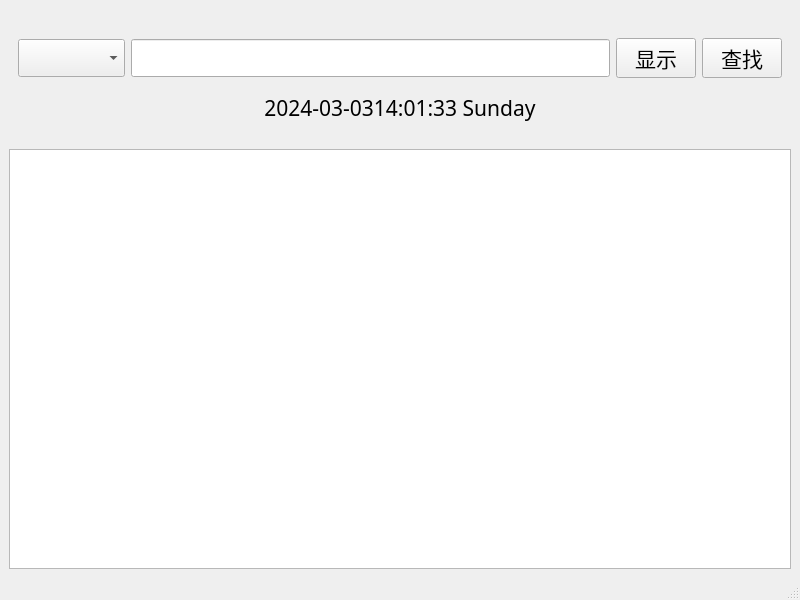
<?xml version="1.0" encoding="UTF-8"?>
<ui version="4.0">
 <class>MainWindow</class>
 <widget class="QMainWindow" name="MainWindow">
  <property name="geometry">
   <rect>
    <x>0</x>
    <y>0</y>
    <width>800</width>
    <height>600</height>
   </rect>
  </property>
  <property name="windowTitle">
   <string>查询界面</string>
  </property>
  <widget class="QWidget" name="centralwidget">
   <layout class="QGridLayout" name="gridLayout">
    <item row="0" column="0">
     <spacer name="verticalSpacer_2">
      <property name="orientation">
       <enum>Qt::Vertical</enum>
      </property>
      <property name="sizeType">
       <enum>QSizePolicy::Fixed</enum>
      </property>
      <property name="sizeHint" stdset="0">
       <size>
        <width>20</width>
        <height>20</height>
       </size>
      </property>
     </spacer>
    </item>
    <item row="3" column="0">
     <spacer name="verticalSpacer_3">
      <property name="orientation">
       <enum>Qt::Vertical</enum>
      </property>
      <property name="sizeType">
       <enum>QSizePolicy::Fixed</enum>
      </property>
      <property name="sizeHint" stdset="0">
       <size>
        <width>20</width>
        <height>20</height>
       </size>
      </property>
     </spacer>
    </item>
    <item row="2" column="0">
     <widget class="QLabel" name="timeLabel">
      <property name="font">
       <font>
        <family>Microsoft YaHei</family>
        <pointsize>16</pointsize>
       </font>
      </property>
      <property name="text">
       <string>2024-03-0314:01:33 Sunday</string>
      </property>
      <property name="alignment">
       <set>Qt::AlignCenter</set>
      </property>
     </widget>
    </item>
    <item row="1" column="0">
     <widget class="QWidget" name="widget" native="true">
      <layout class="QHBoxLayout" name="horizontalLayout">
       <item>
        <widget class="QComboBox" name="comboBox">
         <property name="enabled">
          <bool>true</bool>
         </property>
         <property name="sizeIncrement">
          <size>
           <width>20</width>
           <height>40</height>
          </size>
         </property>
         <property name="font">
          <font>
           <family>Microsoft YaHei</family>
           <pointsize>16</pointsize>
          </font>
         </property>
         <property name="inputMethodHints">
          <set>Qt::ImhNone</set>
         </property>
        </widget>
       </item>
       <item>
        <widget class="QLineEdit" name="lineEdit">
         <property name="font">
          <font>
           <family>Microsoft YaHei</family>
           <pointsize>16</pointsize>
          </font>
         </property>
         <property name="text">
          <string/>
         </property>
         <property name="maxLength">
          <number>90</number>
         </property>
        </widget>
       </item>
       <item>
        <widget class="QPushButton" name="showBtn">
         <property name="font">
          <font>
           <family>Microsoft YaHei</family>
           <pointsize>16</pointsize>
          </font>
         </property>
         <property name="text">
          <string>显示</string>
         </property>
        </widget>
       </item>
       <item>
        <widget class="QPushButton" name="findBtn">
         <property name="font">
          <font>
           <family>Microsoft YaHei</family>
           <pointsize>16</pointsize>
          </font>
         </property>
         <property name="text">
          <string>查找</string>
         </property>
        </widget>
       </item>
      </layout>
     </widget>
    </item>
    <item row="4" column="0">
     <widget class="QTableView" name="dbTable">
      <property name="editTriggers">
       <set>QAbstractItemView::NoEditTriggers</set>
      </property>
     </widget>
    </item>
   </layout>
  </widget>
  <widget class="QStatusBar" name="statusBar"/>
 </widget>
 <resources/>
 <connections/>
</ui>
